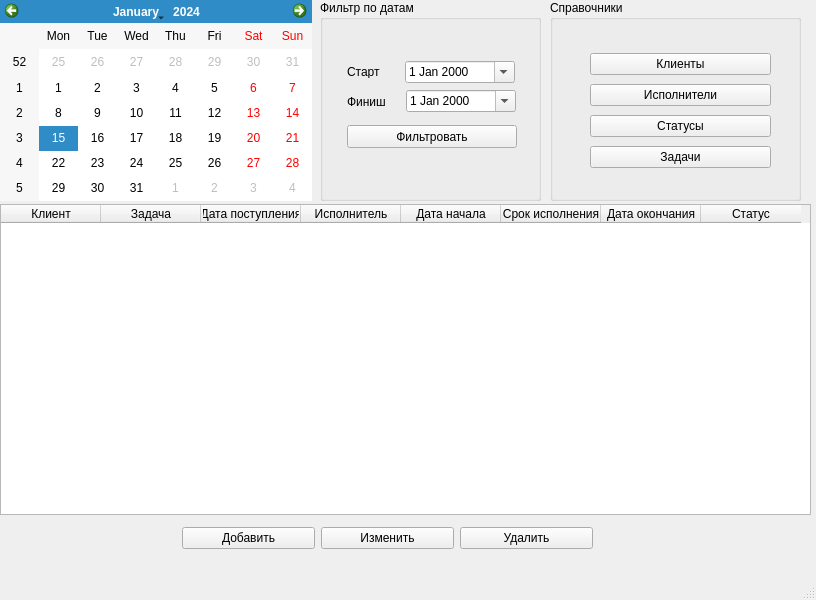
<?xml version="1.0" encoding="UTF-8"?>
<ui version="4.0">
 <class>MainWindow</class>
 <widget class="QMainWindow" name="MainWindow">
  <property name="geometry">
   <rect>
    <x>0</x>
    <y>0</y>
    <width>816</width>
    <height>600</height>
   </rect>
  </property>
  <property name="minimumSize">
   <size>
    <width>816</width>
    <height>600</height>
   </size>
  </property>
  <property name="maximumSize">
   <size>
    <width>816</width>
    <height>600</height>
   </size>
  </property>
  <property name="windowTitle">
   <string>Журнал задач</string>
  </property>
  <widget class="QWidget" name="centralwidget">
   <widget class="QTableWidget" name="tableWidget">
    <property name="geometry">
     <rect>
      <x>0</x>
      <y>204</y>
      <width>811</width>
      <height>311</height>
     </rect>
    </property>
    <column>
     <property name="text">
      <string>Клиент</string>
     </property>
    </column>
    <column>
     <property name="text">
      <string>Задача</string>
     </property>
    </column>
    <column>
     <property name="text">
      <string>Дата поступления</string>
     </property>
    </column>
    <column>
     <property name="text">
      <string>Исполнитель</string>
     </property>
    </column>
    <column>
     <property name="text">
      <string>Дата начала</string>
     </property>
    </column>
    <column>
     <property name="text">
      <string>Срок исполнения</string>
     </property>
    </column>
    <column>
     <property name="text">
      <string>Дата окончания</string>
     </property>
    </column>
    <column>
     <property name="text">
      <string>Статус</string>
     </property>
    </column>
   </widget>
   <widget class="QWidget" name="horizontalLayoutWidget">
    <property name="geometry">
     <rect>
      <x>182</x>
      <y>518</y>
      <width>411</width>
      <height>41</height>
     </rect>
    </property>
    <layout class="QHBoxLayout" name="horizontalLayout">
     <item>
      <widget class="QPushButton" name="addButton">
       <property name="text">
        <string>Добавить</string>
       </property>
       <property name="icon">
        <iconset>
         <normaloff>../../icons/add48.png</normaloff>../../icons/add48.png</iconset>
       </property>
      </widget>
     </item>
     <item>
      <widget class="QPushButton" name="editButton">
       <property name="text">
        <string>Изменить</string>
       </property>
       <property name="icon">
        <iconset>
         <normaloff>../../icons/edit48.png</normaloff>../../icons/edit48.png</iconset>
       </property>
      </widget>
     </item>
     <item>
      <widget class="QPushButton" name="delButton">
       <property name="text">
        <string>Удалить</string>
       </property>
       <property name="icon">
        <iconset>
         <normaloff>../../icons/delete48.png</normaloff>../../icons/delete48.png</iconset>
       </property>
      </widget>
     </item>
    </layout>
   </widget>
   <widget class="QCalendarWidget" name="calendarWidget">
    <property name="geometry">
     <rect>
      <x>0</x>
      <y>0</y>
      <width>312</width>
      <height>201</height>
     </rect>
    </property>
   </widget>
   <widget class="QGroupBox" name="groupBox">
    <property name="geometry">
     <rect>
      <x>320</x>
      <y>0</y>
      <width>221</width>
      <height>201</height>
     </rect>
    </property>
    <property name="title">
     <string>Фильтр по датам</string>
    </property>
    <widget class="QLabel" name="label">
     <property name="geometry">
      <rect>
       <x>27</x>
       <y>65</y>
       <width>47</width>
       <height>13</height>
      </rect>
     </property>
     <property name="text">
      <string>Старт</string>
     </property>
    </widget>
    <widget class="QLabel" name="label_2">
     <property name="geometry">
      <rect>
       <x>27</x>
       <y>95</y>
       <width>47</width>
       <height>13</height>
      </rect>
     </property>
     <property name="text">
      <string>Финиш</string>
     </property>
    </widget>
    <widget class="QDateEdit" name="dateEditIn">
     <property name="geometry">
      <rect>
       <x>85</x>
       <y>61</y>
       <width>110</width>
       <height>22</height>
      </rect>
     </property>
     <property name="calendarPopup">
      <bool>true</bool>
     </property>
    </widget>
    <widget class="QDateEdit" name="dateEditOut">
     <property name="geometry">
      <rect>
       <x>86</x>
       <y>90</y>
       <width>110</width>
       <height>22</height>
      </rect>
     </property>
     <property name="calendarPopup">
      <bool>true</bool>
     </property>
    </widget>
    <widget class="QPushButton" name="filterButton">
     <property name="geometry">
      <rect>
       <x>27</x>
       <y>125</y>
       <width>170</width>
       <height>23</height>
      </rect>
     </property>
     <property name="text">
      <string>Фильтровать</string>
     </property>
     <property name="icon">
      <iconset>
       <normaloff>../../icons/filter48.png</normaloff>../../icons/filter48.png</iconset>
     </property>
    </widget>
   </widget>
   <widget class="QGroupBox" name="groupBox_2">
    <property name="geometry">
     <rect>
      <x>550</x>
      <y>0</y>
      <width>251</width>
      <height>201</height>
     </rect>
    </property>
    <property name="title">
     <string>Справочники</string>
    </property>
    <widget class="QWidget" name="verticalLayoutWidget">
     <property name="geometry">
      <rect>
       <x>40</x>
       <y>50</y>
       <width>181</width>
       <height>121</height>
      </rect>
     </property>
     <layout class="QVBoxLayout" name="verticalLayout">
      <item>
       <widget class="QPushButton" name="customerButton">
        <property name="text">
         <string>Клиенты</string>
        </property>
       </widget>
      </item>
      <item>
       <widget class="QPushButton" name="executorButton">
        <property name="text">
         <string>Исполнители</string>
        </property>
       </widget>
      </item>
      <item>
       <widget class="QPushButton" name="statusButton">
        <property name="text">
         <string>Статусы</string>
        </property>
       </widget>
      </item>
      <item>
       <widget class="QPushButton" name="taskButton">
        <property name="text">
         <string>Задачи</string>
        </property>
       </widget>
      </item>
     </layout>
    </widget>
   </widget>
  </widget>
  <widget class="QMenuBar" name="menubar">
   <property name="geometry">
    <rect>
     <x>0</x>
     <y>0</y>
     <width>816</width>
     <height>21</height>
    </rect>
   </property>
  </widget>
  <widget class="QStatusBar" name="statusbar"/>
 </widget>
 <resources/>
 <connections/>
</ui>
